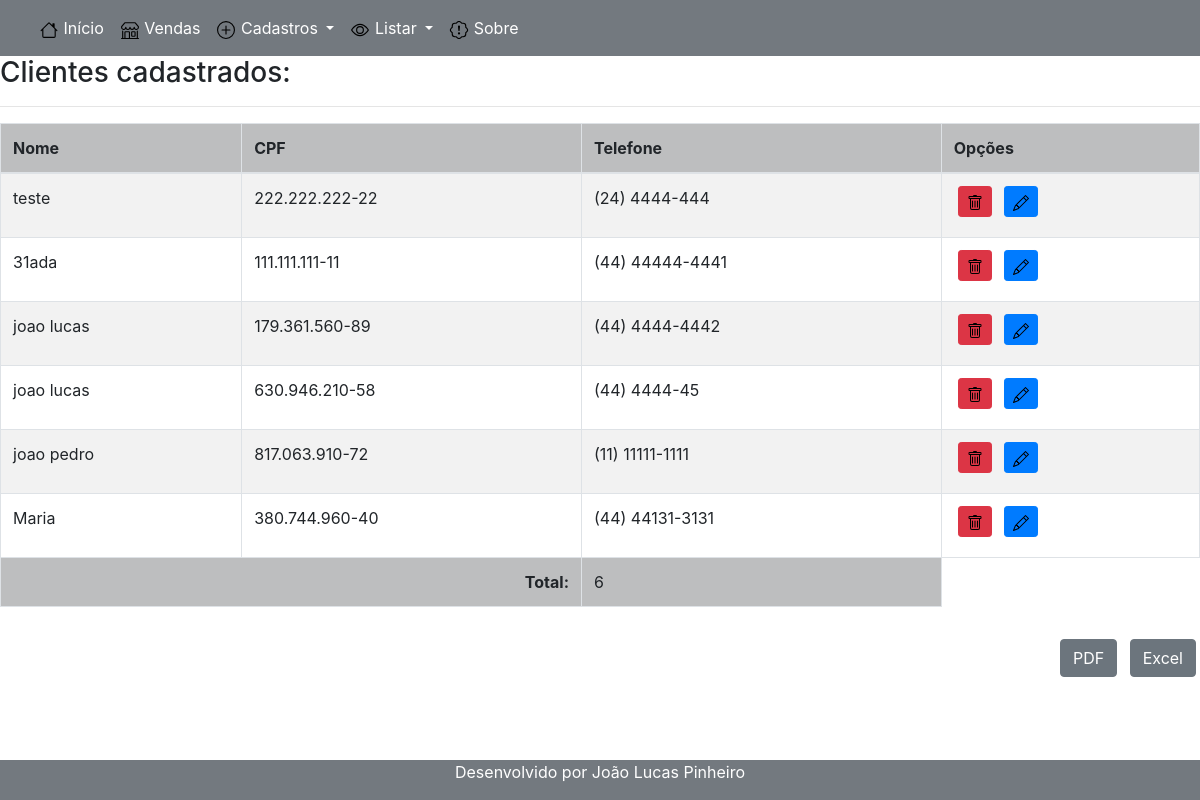
Page /listar/cliente/ on the earlier database version.
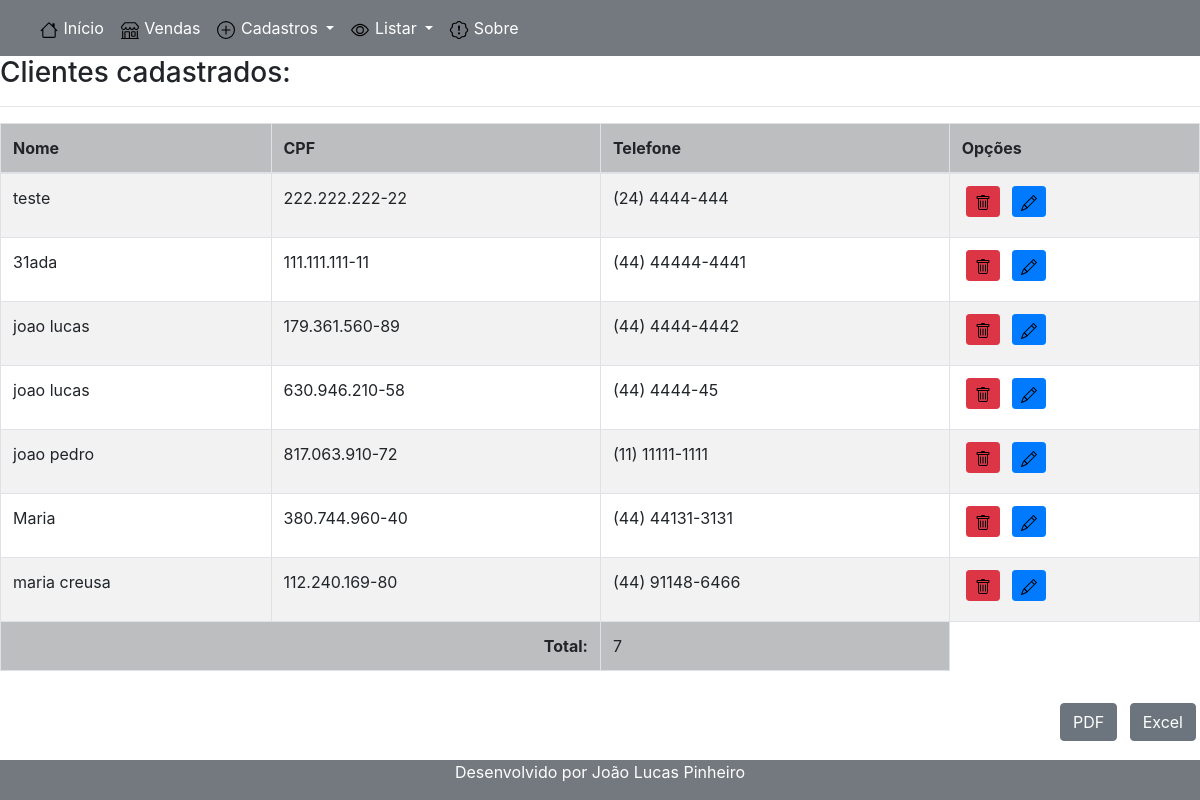
Same page on the later database version.
### cadastros/models.py (models this page shows, shortened)
class Cliente(models.Model):
    id_cliente = models.BigAutoField(primary_key =True)
    nome_cliente = models.CharField("Nome:", max_length=255)
    email_cliente = models.EmailField("Email:", max_length=254)
    cpf = models.CharField("CPF", max_length=14, unique= True, help_text="Informe apenas números", validators=[validate_cpf])
    telefone = models.CharField("Telefone:", max_length=255, blank= True, unique= True)
    cep = models.CharField("CEP:", max_length=9, validators=[validate_cep])
    rua= models.CharField(max_length=50)
    numero = models.IntegerField()
    cidade = models.CharField(max_length=255)
    estado = models.CharField(max_length=255)
    data_nasc = models.DateField(verbose_name="Data de nascimento")
    bairro = models.CharField(max_length=255)
    tipo = models.CharField(max_length=50, default="cliente")
    def format_cpf(self):
        if not self.cpf:
            return''
        return f'{self.cpf[:3]}.{self.cpf[3:6]}.{self.cpf[6:9]}-{self.cpf[9:]}'

### cadastros/views.py (the view)
# urls.py: path('listar/cliente/', ClienteList.as_view(), name ='listar-cliente'),
class ClienteList(ListView):
    model = Cliente
    template_name = "cadastros/listas/cliente.html"

### cadastros/templates/cadastros/listas/cliente.html (shortened to what this page needs)
{% extends 'paginas/modelo.html' %}
{% load static %}
{% block Principal %}
<div class="table-responsive">
    <h3>Clientes cadastrados: </h3>
    <hr>
    <table class="table table-striped table-bordered" id="tabela-cliente">
        <thead>
            <tr style="background-color:#bdbebf">
                <th>Nome</th>
                <th>CPF</th>
                <th>Telefone</th>
                <th>Opções</th>
            </tr>
        </thead>
        <tbody>
            {% for clientes in object_list %}
            <tr>
                <td>{{ clientes.nome_cliente }}</td>
                <td>{{ clientes.format_cpf }}</td>
                <td>{{ clientes.telefone }}</td>
                <td>
                    <a href="{% url 'excluir-cliente' clientes.pk %}"
                        class="btn btn-danger btn-sm form-group mx-sm-1 mb-2" title="Excluir">
                        <img src="{% static 'img/lixo.svg' %}">
                    </a>
                    <a href="{% url 'editar-cliente' clientes.pk %}"
                        class="btn btn-primary btn-sm form-group mx-sm-1 mb-2" title="Editar">
                        <img src="{% static 'img/editar.svg' %}">
                    </a>
                </td>
            </tr>
            {% empty %}
            <tr>
                <td colspan="4">Nenhum Cliente registrado.</td>
            </tr>
            {% endfor %}
        </tbody>
        <tfoot>
            <tr>
                <td colspan="2" style="text-align: right; background-color:#bdbebf;">
                    <strong>Total:</strong>
                </td>
                <td style="background-color:#bdbebf">{{ object_list|length }}</td>
            </tr>
        </tfoot>
    </table>
</div>
<div class="text-right mt-3">
    <button id="btn-pdf" class="btn btn-secondary mx-1 mb-2" title="Exportar para PDF">
        PDF</button>
    <button id="btn-excel" class="btn btn-secondary mx-1 mb-2" title="Exportar para Excel"> Excel</button>
</div>
{% endblock %}

Differences in the rows shown:
added Cliente: nome_cliente "maria creusa", format_cpf "112.240.169-80", telefone "(44) 91148-6466"
Other differences:
{{ object_list|length }}: "6" → "7"
